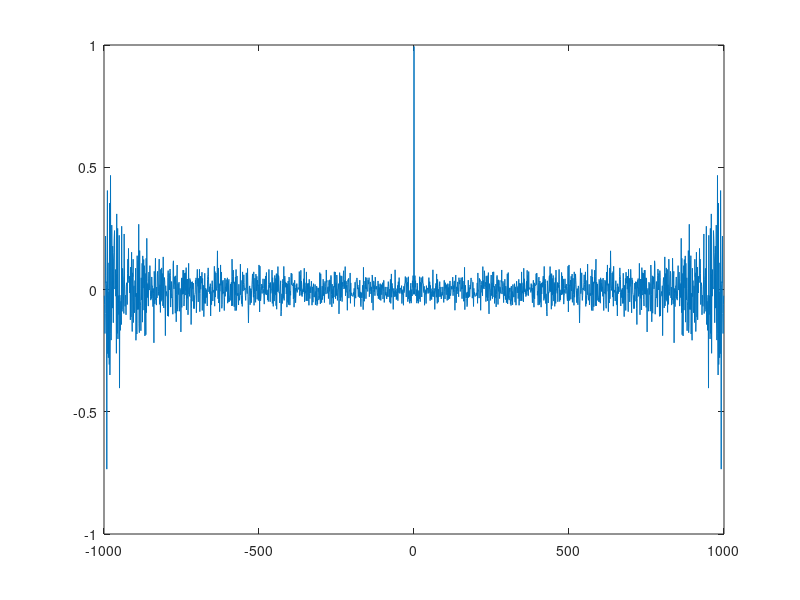

Source code (MATLAB): (Note: this script raises an error after producing the figure.)
%% Question 1

% generate white gaussian noise
N = 1000; % 1000-samples per realisation
M = 1; % 1 realisation
x = randn(M,N);

x_corr = xcorr(x, 'unbiased');
tau = (-999:999);

figure;
plot(tau, x_corr); % Scatter plot with indices on the x-axis
xlabel('Sample number', FontSize=15); % Label for x-axis
ylabel('Value ', FontSize=15); % Label for y-axis
title('xcorr of Gaussian Noise'); % Title for the plot
grid on; % Enable grid for better visibility
fontsize("scale", 1.5)

%% Question 2

% zoom into small tau
tau_small = (-49:49);
x_corr_small = x_corr(-49+1000:49+1000);

figure;
plot(tau_small, x_corr_small); % Scatter plot with indices on the x-axis
xlabel('Sample number', FontSize=15); % Label for x-axis
ylabel('Value ', FontSize=15); % Label for y-axis
title('xcorr of Gaussian Noise: Zoomed in'); % Title for the plot
grid on; % Enable grid for better visibility
fontsize("scale", 1.5)


% zoom into small tau
tau_large = (49:999);
x_corr_large = x_corr(49+1000:999+1000);

figure;
plot(tau_large, x_corr_large); % Scatter plot with indices on the x-axis
xlabel('Sample number', FontSize=15); % Label for x-axis
ylabel('Value ', FontSize=15); % Label for y-axis
title('xcorr of Gaussian Noise: Zoomed out'); % Title for the plot
grid on; % Enable grid for better visibility
fontsize("scale", 1.5)

% correcting for the factor 1/(N-|tau|)
x_corr_large_corrected = x_corr_large .* (N-abs(tau_large));

figure;
plot(tau_large, x_corr_large_corrected); % Scatter plot with indices on the x-axis
xlabel('Sample number', FontSize=15); % Label for x-axis
ylabel('Value ', FontSize=15); % Label for y-axis
title('xcorr of Gaussian Noise: Zoomed out (Corrected)'); % Title for the plot
grid on; % Enable grid for better visibility
fontsize("scale", 1.5)

%% Question 3

% Explain...


%% Question 4

M = 1; % 1 realisation
N = 1000; % 1000 samples per realisation

x = randn(M,N);
y = filter(ones(1,9), [1], x);
y_corr = xcorr(y, 'unbiased');

% plot
tau_zoomed = -20:20;
y_corr_zoomed = y_corr(-20+1000:20+1000);

figure;
stem(tau_zoomed, y_corr_zoomed, 'filled'); % Scatter plot with indices on the x-axis
xlabel('Sample number', FontSize=15); % Label for x-axis
ylabel('Value ', FontSize=15); % Label for y-axis
title('ACF of y'); % Title for the plot
grid on; % Enable grid for better visibility
fontsize("scale", 1.5)


